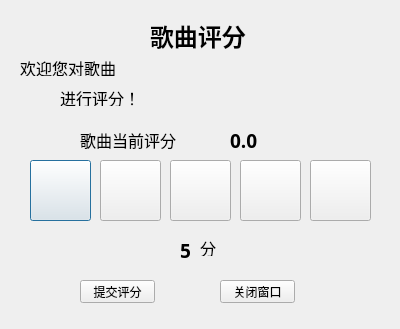
<?xml version="1.0" encoding="UTF-8"?>
<ui version="4.0">
 <class>ScoreDialog</class>
 <widget class="QDialog" name="ScoreDialog">
  <property name="geometry">
   <rect>
    <x>0</x>
    <y>0</y>
    <width>400</width>
    <height>329</height>
   </rect>
  </property>
  <property name="windowTitle">
   <string>Dialog</string>
  </property>
  <property name="styleSheet">
   <string notr="true"/>
  </property>
  <widget class="QLabel" name="labeltitle">
   <property name="geometry">
    <rect>
     <x>150</x>
     <y>20</y>
     <width>101</width>
     <height>31</height>
    </rect>
   </property>
   <property name="font">
    <font>
     <family>Adobe Caslon Pro Bold</family>
     <pointsize>18</pointsize>
     <weight>75</weight>
     <bold>true</bold>
    </font>
   </property>
   <property name="text">
    <string>歌曲评分</string>
   </property>
  </widget>
  <widget class="QLabel" name="intro">
   <property name="geometry">
    <rect>
     <x>20</x>
     <y>60</y>
     <width>101</width>
     <height>16</height>
    </rect>
   </property>
   <property name="font">
    <font>
     <family>Adobe 宋体 Std L</family>
     <pointsize>12</pointsize>
    </font>
   </property>
   <property name="text">
    <string>欢迎您对歌曲</string>
   </property>
  </widget>
  <widget class="QLabel" name="intro2">
   <property name="geometry">
    <rect>
     <x>80</x>
     <y>130</y>
     <width>101</width>
     <height>20</height>
    </rect>
   </property>
   <property name="font">
    <font>
     <family>Adobe 宋体 Std L</family>
     <pointsize>12</pointsize>
    </font>
   </property>
   <property name="text">
    <string>歌曲当前评分</string>
   </property>
  </widget>
  <widget class="QLabel" name="prescore">
   <property name="geometry">
    <rect>
     <x>230</x>
     <y>130</y>
     <width>54</width>
     <height>21</height>
    </rect>
   </property>
   <property name="font">
    <font>
     <family>Adobe Gothic Std B</family>
     <pointsize>14</pointsize>
     <weight>75</weight>
     <bold>true</bold>
    </font>
   </property>
   <property name="text">
    <string>0.0</string>
   </property>
  </widget>
  <widget class="QPushButton" name="star1_L">
   <property name="geometry">
    <rect>
     <x>30</x>
     <y>160</y>
     <width>61</width>
     <height>61</height>
    </rect>
   </property>
   <property name="cursor">
    <cursorShape>PointingHandCursor</cursorShape>
   </property>
   <property name="styleSheet">
    <string notr="true">border-image: url(:/new/prefix1/star1.jpg);</string>
   </property>
   <property name="text">
    <string/>
   </property>
  </widget>
  <widget class="QPushButton" name="star2_L">
   <property name="geometry">
    <rect>
     <x>100</x>
     <y>160</y>
     <width>61</width>
     <height>61</height>
    </rect>
   </property>
   <property name="cursor">
    <cursorShape>PointingHandCursor</cursorShape>
   </property>
   <property name="styleSheet">
    <string notr="true">border-image: url(:/new/prefix1/star1.jpg);</string>
   </property>
   <property name="text">
    <string/>
   </property>
  </widget>
  <widget class="QPushButton" name="star3_L">
   <property name="geometry">
    <rect>
     <x>170</x>
     <y>160</y>
     <width>61</width>
     <height>61</height>
    </rect>
   </property>
   <property name="cursor">
    <cursorShape>PointingHandCursor</cursorShape>
   </property>
   <property name="styleSheet">
    <string notr="true">border-image: url(:/new/prefix1/star1.jpg);</string>
   </property>
   <property name="text">
    <string/>
   </property>
  </widget>
  <widget class="QPushButton" name="star4_L">
   <property name="geometry">
    <rect>
     <x>240</x>
     <y>160</y>
     <width>61</width>
     <height>61</height>
    </rect>
   </property>
   <property name="cursor">
    <cursorShape>PointingHandCursor</cursorShape>
   </property>
   <property name="styleSheet">
    <string notr="true">border-image: url(:/new/prefix1/star1.jpg);</string>
   </property>
   <property name="text">
    <string/>
   </property>
  </widget>
  <widget class="QPushButton" name="star5_L">
   <property name="geometry">
    <rect>
     <x>310</x>
     <y>160</y>
     <width>61</width>
     <height>61</height>
    </rect>
   </property>
   <property name="cursor">
    <cursorShape>PointingHandCursor</cursorShape>
   </property>
   <property name="styleSheet">
    <string notr="true">border-image: url(:/new/prefix1/star1.jpg);</string>
   </property>
   <property name="text">
    <string/>
   </property>
  </widget>
  <widget class="QPushButton" name="okbtn">
   <property name="geometry">
    <rect>
     <x>80</x>
     <y>280</y>
     <width>75</width>
     <height>23</height>
    </rect>
   </property>
   <property name="text">
    <string>提交评分</string>
   </property>
  </widget>
  <widget class="QPushButton" name="dltbtn">
   <property name="geometry">
    <rect>
     <x>220</x>
     <y>280</y>
     <width>75</width>
     <height>23</height>
    </rect>
   </property>
   <property name="text">
    <string>关闭窗口</string>
   </property>
  </widget>
  <widget class="QLabel" name="title">
   <property name="geometry">
    <rect>
     <x>130</x>
     <y>60</y>
     <width>261</width>
     <height>16</height>
    </rect>
   </property>
   <property name="font">
    <font>
     <family>Adobe Gothic Std B</family>
     <pointsize>12</pointsize>
     <weight>75</weight>
     <bold>true</bold>
    </font>
   </property>
   <property name="text">
    <string/>
   </property>
  </widget>
  <widget class="QLabel" name="intro3">
   <property name="geometry">
    <rect>
     <x>60</x>
     <y>90</y>
     <width>101</width>
     <height>16</height>
    </rect>
   </property>
   <property name="font">
    <font>
     <family>Adobe 宋体 Std L</family>
     <pointsize>12</pointsize>
    </font>
   </property>
   <property name="text">
    <string>进行评分！</string>
   </property>
  </widget>
  <widget class="QLabel" name="intro4">
   <property name="geometry">
    <rect>
     <x>200</x>
     <y>240</y>
     <width>101</width>
     <height>16</height>
    </rect>
   </property>
   <property name="font">
    <font>
     <family>Adobe 宋体 Std L</family>
     <pointsize>12</pointsize>
    </font>
   </property>
   <property name="text">
    <string>分</string>
   </property>
  </widget>
  <widget class="QLabel" name="curscore">
   <property name="geometry">
    <rect>
     <x>180</x>
     <y>240</y>
     <width>16</width>
     <height>21</height>
    </rect>
   </property>
   <property name="font">
    <font>
     <family>Adobe Gothic Std B</family>
     <pointsize>14</pointsize>
     <weight>75</weight>
     <bold>true</bold>
    </font>
   </property>
   <property name="text">
    <string>5</string>
   </property>
  </widget>
 </widget>
 <resources/>
 <connections/>
</ui>
